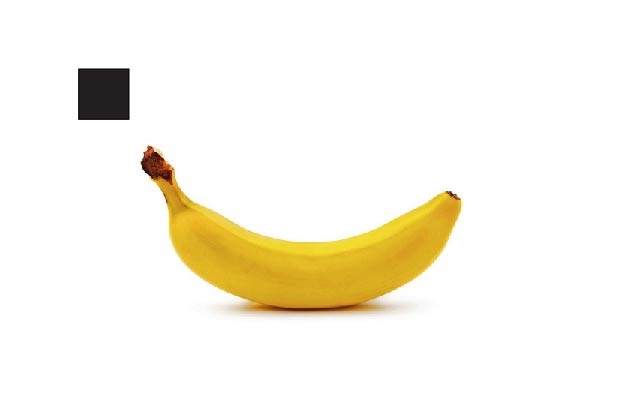
#> input picture images/banana-for-scale.jpg, 624 x 399 px
$ python size_object.py
#> lines starting #> are read from the running program, lines starting #| are printed output that depends on the picture; after the words box and inside, x2 and y2 are one past the last pixel; in counts of white or black regions, pixels touching at a corner belong together
"""
Filename: init.py
Usage: This script will measure different objects in the frame using a reference object of known dimension.
The object with known dimension must be the leftmost object.
"""
from scipy.spatial.distance import euclidean
from imutils import perspective
from imutils import contours
import numpy as np
import imutils
import cv2

# Function to show array of images (intermediate results)
def show_images(images):
	for i, img in enumerate(images):
		cv2.imshow("image_" + str(i), img)
	cv2.waitKey(0)
	cv2.destroyAllWindows()

img_path = "images/banana-for-scale.jpg"

# Read image and preprocess
image = cv2.imread(img_path)
#> image is the input picture: shape (399, 624, 3); mean B, G, R 233.4, 245.1, 249

gray = cv2.cvtColor(image, cv2.COLOR_BGR2GRAY)
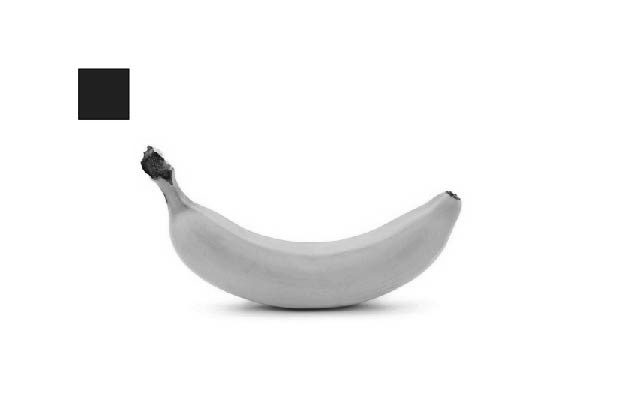
#> gray: shape (399, 624); min 2, max 255, mean 245
blur = cv2.GaussianBlur(gray, (9, 9), 0)

edged = cv2.Canny(blur, 50, 100)
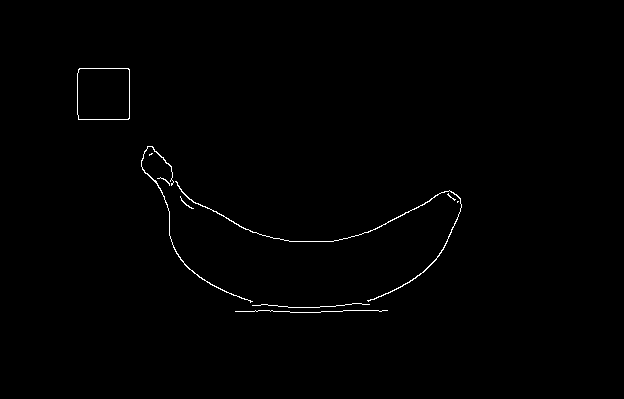
#> edged: shape (399, 624); 0.57% white in thin lines or dots, all inside (x1, y1, x2, y2) = (77, 68, 462, 313)
edged = cv2.dilate(edged, None, iterations=1)
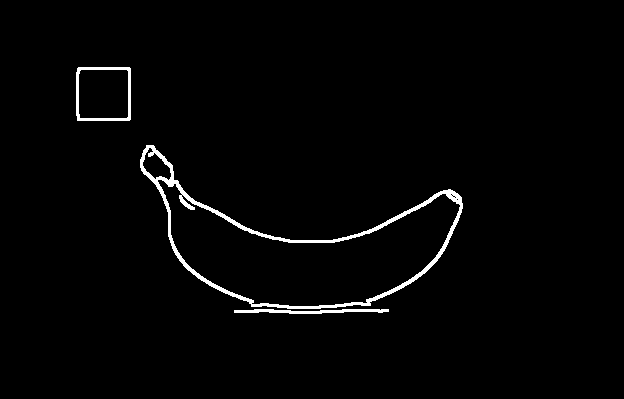
#> edged: shape (399, 624); 1.8% white; 3 white regions, box (x1, y1, x2, y2) and area: (140, 145, 463, 309) 3395, (76, 67, 131, 121) 616, (234, 309, 389, 314) 485
edged = cv2.erode(edged, None, iterations=1)

#show_images([blur, edged])

# Find contours
cnts = cv2.findContours(edged.copy(), cv2.RETR_EXTERNAL, cv2.CHAIN_APPROX_SIMPLE)
#> cnts = 5 contours, 3 with area under 20; largest, box (x1, y1, x2, y2) and area: (77, 68, 130, 120) 2642, (141, 146, 462, 308) 285
cnts = imutils.grab_contours(cnts)

# Sort contours from left to right as leftmost contour is reference object
(cnts, _) = contours.sort_contours(cnts)

# Remove contours which are not large enough
cnts = [x for x in cnts if cv2.contourArea(x) > 100]
#> cnts = 2 contours; box (x1, y1, x2, y2) and area: (77, 68, 130, 120) 2642, (141, 146, 462, 308) 285

#cv2.drawContours(image, cnts, -1, (0,255,0), 3)

#show_images([image, edged])
#print(len(cnts))

# Reference object dimensions
# Here for reference I have used a 2cm x 2cm square
ref_object = cnts[0]
#> ref_object = contour of 11 points, box (x1, y1, x2, y2) (77, 68, 130, 120), area 2642
box = cv2.minAreaRect(ref_object)
#> box = ((103, 93.5), (51, 52), -90)
box = cv2.boxPoints(box)
#> box = [[129, 119], [77, 119], [77, 68], [129, 68]]
box = np.array(box, dtype="int")
#> box = [[128, 118], [76, 118], [76, 67], [128, 67]]
box = perspective.order_points(box)
#> box = [[76, 67], [128, 67], [128, 118], [76, 118]]
(tl, tr, br, bl) = box
#> tl = [76, 67]; tr = [128, 67]; br = [128, 118]; bl = [76, 118]
dist_in_pixel = euclidean(tl, tr)
#> dist_in_pixel = 52
dist_in_cm = 2
pixel_per_cm = dist_in_pixel/dist_in_cm
#> pixel_per_cm = 26

# Draw remaining contours
for cnt in cnts:
	box = cv2.minAreaRect(cnt)
	box = cv2.boxPoints(box)
	box = np.array(box, dtype="int")
	box = perspective.order_points(box)
	(tl, tr, br, bl) = box
	cv2.drawContours(image, [box.astype("int")], -1, (0, 0, 255), 2)
	mid_pt_horizontal = (tl[0] + int(abs(tr[0] - tl[0])/2), tl[1] + int(abs(tr[1] - tl[1])/2))
	mid_pt_verticle = (tr[0] + int(abs(tr[0] - br[0])/2), tr[1] + int(abs(tr[1] - br[1])/2))
	wid = euclidean(tl, tr)/pixel_per_cm
	ht = euclidean(tr, br)/pixel_per_cm
	cv2.putText(image, "{:.1f}cm".format(wid), (int(mid_pt_horizontal[0] - 15), int(mid_pt_horizontal[1] - 10)),
		cv2.FONT_HERSHEY_SIMPLEX, 0.5, (255, 255, 0), 2)
	cv2.putText(image, "{:.1f}cm".format(ht), (int(mid_pt_verticle[0] + 10), int(mid_pt_verticle[1])),
		cv2.FONT_HERSHEY_SIMPLEX, 0.5, (255, 255, 0), 2)
#> this loop made 2 passes
#> (tl, tr, br, bl, mid_pt_horizontal, mid_pt_verticle, wid, ht) on passes 1 to 2: ([76, 67], [128, 67], [128, 118], [76, 118], (102, 67), (128, 92), 2, 1.96), ([143, 144], [463, 192], [442, 333], [122, 285], (303, 168), (473, 262), 12.45, 5.48)
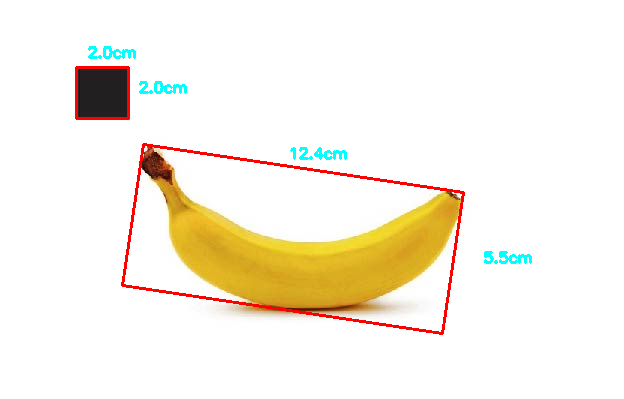
#> image: shape (399, 624, 3); 1.88% of pixels changed, all inside (x1, y1, x2, y2) = (75, 46, 532, 335)

show_images([image])
#> the loop in show_images, `for i, img in enumerate(images):` made 1 pass
